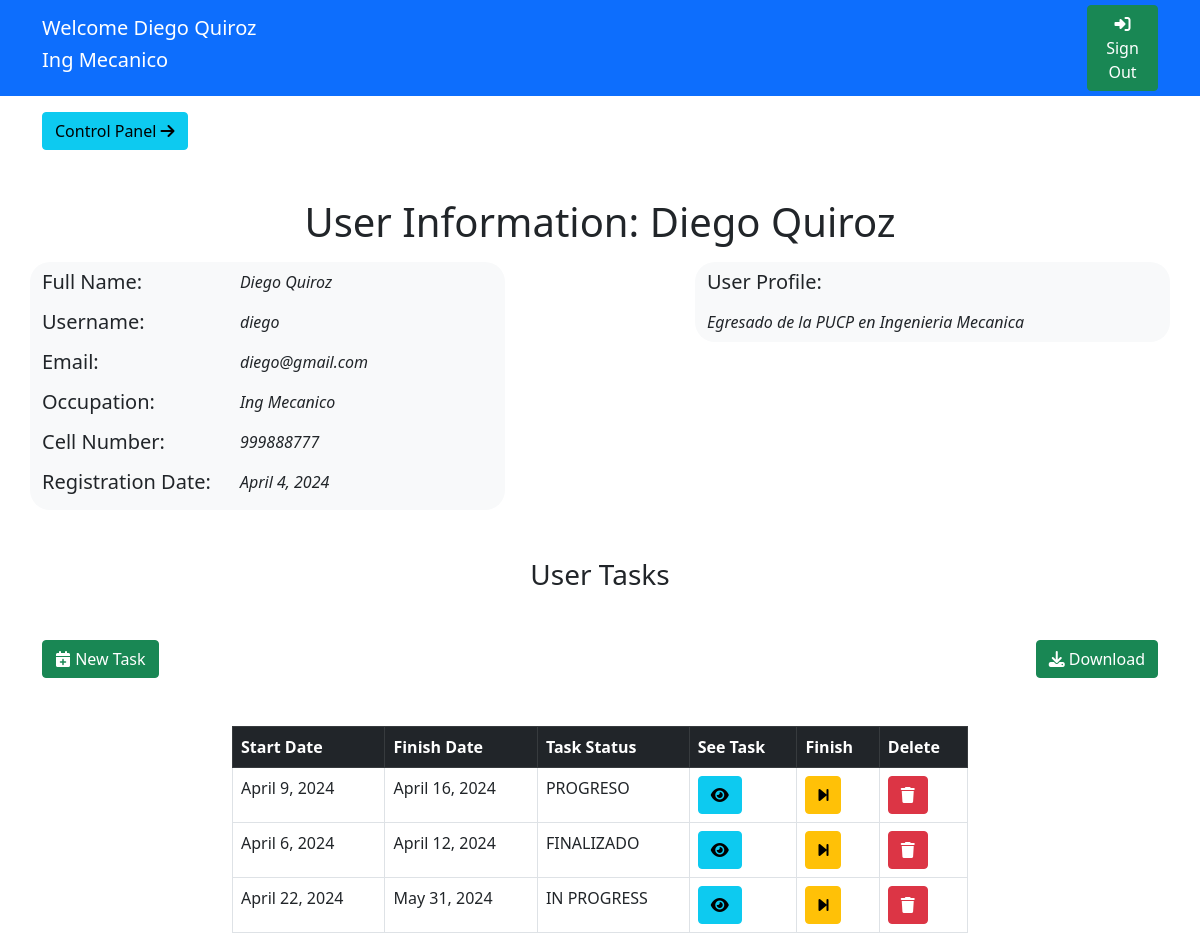
The page /perfilUsuario (signed in) on the database its author committed.
### app4/models.py (models this page shows)
class datosUsuario(models.Model):
    userRel = models.OneToOneField(User,on_delete=models.CASCADE)
    nroCelular = models.CharField(max_length=16, null=True, blank=True)
    profesionUsuario = models.CharField(max_length=64, null=True, blank=True)
    perfilUsuario = models.CharField(max_length=512, null=True, blank=True)
    fechaCreacion = models.DateField(default=date.today)

class tareasSistem(models.Model):
    nombreTarea = models.CharField(max_length=32, null=True, blank=True)
    descripcionTarea = models.CharField(max_length=512, null=True, blank=True)
    fechaFin = models.DateField(default=date.today)
    fechaInicio = models.DateField(default=date.today)
    estadoTarea = models.CharField(max_length=16, null=True, blank=True)
    usuarioCreador = models.ForeignKey(User, on_delete=models.CASCADE, null=True, blank=True)
    usuarioResponsable = models.ForeignKey(datosUsuario, on_delete=models.SET_NULL, null=True, blank=True)

### app4/views.py (the view, shortened to what this page needs)
# urls.py: path('perfilUsuario',views.perfilUsuario,name='perfilUsuario'),
@login_required(login_url='/')
def perfilUsuario(request):
    return render(request,'informacionUsuario.html',{
        'usuariosExtendidos':datosUsuario.objects.all(),
        'tareasTotales':tareasSistem.objects.all()
    })

### app4/templates/informacionUsuario.html (shortened to what this page needs)
{% load static %}
<!DOCTYPE html>
<html>
    <head>
        <link href="https://cdn.jsdelivr.net/npm/bootstrap@5.0.2/dist/css/bootstrap.min.css" rel="stylesheet">
        <link rel="stylesheet" href="https://cdnjs.cloudflare.com/ajax/libs/font-awesome/6.4.0/css/all.min.css" />
    </head>
    <body>
        <div class="bg-primary">
            <div class="container">
                <div class="row justify-content-between align-items-center">
                    <div class="col-4 mt-3 mb-3 text-white">
                        <div class="row">
                            <h5>Welcome {{ user.first_name }} {{ user.last_name }}</h5>
                        </div>
                        <div class="row">
                            <h5 id="usuarioNombreJs">{{ user.datosusuario.profesionUsuario }}</h5>
                        </div>
                    </div>
                    <div class="col-1">
                        <a class="btn btn-success" href="{% url 'app4:cerrarSesion' %}"><i class="fa-solid fa-right-to-bracket"></i> Sign Out</a>
                    </div>
                </div>
            </div>
        </div>
        <div class="container mt-3 mb-3">
            <div>
                <a href="{% url 'app4:consolaAdministrador' %}" class="btn btn-info">Control Panel <i class="fa-solid fa-arrow-right"></i></a>
            </div>
        </div>
        <div class="mt-5 text-center mb-3">
            <h1>User Information: {{ user.first_name }} {{ user.last_name }}</h1>
        </div>
        <div class="container">
            <div class="row justify-content-between">
                <div class="col-5 bg-light" style="border-radius: 20px;">
                    <div class="row mb-2 mt-2">
                        <div class="col-5">
                            <h5>Full Name: </h5>
                        </div>
                        <div class="col-7">
                            <i>{{ user.first_name }} {{ user.last_name }}</i>
                        </div>
                    </div>
                    <div class="row mb-2">
                        <div class="col-5">
                            <h5>Username: </h5>
                        </div>
                        <div class="col-7">
                            <i>{{ user.username }}</i>
                        </div>
                    </div>
                    <div class="row mb-2">
                        <div class="col-5">
                            <h5>Email: </h5>
                        </div>
                        <div class="col-7">
                            <i>{{ user.email }}</i>
                        </div>
                    </div>
                    <div class="row mb-2">
                        <div class="col-5">
                            <h5>Occupation: </h5>
                        </div>
                        <div class="col-7">
                            <i>{{ user.datosusuario.profesionUsuario }}</i>
                        </div>
                    </div>
                    <div class="row mb-2">
                        <div class="col-5">
                            <h5>Cell Number: </h5>
                        </div>
                        <div class="col-7">
                            <i>{{ user.datosusuario.nroCelular }}</i>
                        </div>
                    </div>
                    <div class="row mb-2">
                        <div class="col-5">
                            <h5>Registration Date: </h5>
                        </div>
                        <div class="col-7">
                            <i>{{ user.datosusuario.fechaCreacion }}</i>
                        </div>
                    </div>
                </div>
                <div class="col-5 bg-light h-100" style="border-radius: 20px;">
                    <div class="row mb-2 mt-2">
                        <div class="col-5">
                            <h5>User Profile: </h5>
                        </div>
                    </div>
                    <div class="row mb-2">
                        <div class="col-12">
                            <i>{{ user.datosusuario.perfilUsuario }}</i>
                        </div>
                    </div>
                </div>
            </div>
        </div>
        <div class="mt-5 text-center mb-3">
            <h3>User Tasks</h3>
        </div>
        <div class="container mt-5">
            <div class="row justify-content-between">
                <div class="col-2 text-start">
                    <button class="btn btn-success" data-bs-toggle="modal" data-bs-target="#nuevaTarea"><i class="fa-solid fa-calendar-plus"></i> New Task</button>
                </div>
                <div class="col-2 text-end">
                    <a class="btn btn-success" href="#"><i class="fa-solid fa-download"></i> Download</a>
                </div>
            </div>
        </div>
        <div class="mt-5 container">
            <div class="row justify-content-center">
                <div class="col-8">
                    <table class="table table-bordered">
                        <thead class="table-dark">
                            <th>Start Date</th>
                            <th>Finish Date</th>
                            <th>Task Status</th>
                            <th>See Task</th>
                            <th>Finish</th>
                            <th>Delete</th>
                        </thead>
                        <tbody>
                            {% for tareaInfo in tareasTotales %}
                            <tr>
                                <td>{{ tareaInfo.fechaInicio }}</td>
                                <td>{{ tareaInfo.fechaFin }}</td>
                                <td>{{ tareaInfo.estadoTarea }}</td>
                                <td><button data-bs-toggle="modal" data-bs-target="#detalleTarea" id="{{ tareaInfo.id }}" onclick="cargarInformacionTarea(this.id)" class="btn btn-info"><i class="fa-solid fa-eye"></i></button></td>
                                <td><a class="btn btn-warning" href="{% url 'app4:finalizarTarea' tareaInfo.id %}"><i class="fa-solid fa-forward-step"></i></a></td>
                                <td><a class="btn btn-danger" href="#"><i class="fa-solid fa-trash"></i></a></td>
                            </tr>
                            {% endfor %}
                        </tbody>
                    </table>
                </div>
            </div>
        </div>
    </body>
</html>

### rows shown on the page
tareasSistem: fechaInicio "April 9, 2024", fechaFin "April 16, 2024", estadoTarea "PROGRESO"
tareasSistem: fechaInicio "April 6, 2024", fechaFin "April 12, 2024", estadoTarea "FINALIZADO"
tareasSistem: fechaInicio "April 22, 2024", fechaFin "May 31, 2024", estadoTarea "IN PROGRESS"

### other values the page prints
{{ user.first_name }} "Diego"
{{ user.last_name }} "Quiroz"
{{ user.datosusuario.profesionUsuario }} "Ing Mecanico"
{{ user.username }} "diego"
{{ user.email }} "diego@gmail.com"
{{ user.datosusuario.nroCelular }} "999888777"
{{ user.datosusuario.fechaCreacion }} "April 4, 2024"
{{ user.datosusuario.perfilUsuario }} "Egresado de la PUCP en Ingenieria Mecanica"
